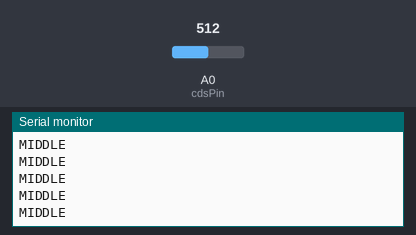
Simulated run of this sketch. Board: Arduino Uno, built with avr-gcc and run on an emulated ATmega328P. Shown: the last lines printed to the serial monitor. The test bench sets the inputs (shaded band); at power-on: A0 (cdsPin) = 512.

Above: at 1.2 s.
1.3 s: A0 (cdsPin) set to 686
4.3 s: A0 (cdsPin) set to 714
At 5.3 s:
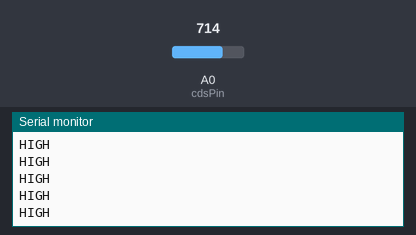
9.2 s: A0 (cdsPin) set to 312
At 9.8 s:
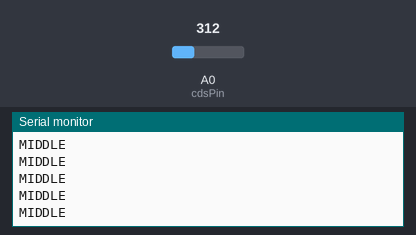
10.7 s: A0 (cdsPin) set to 289
At 11.5 s:
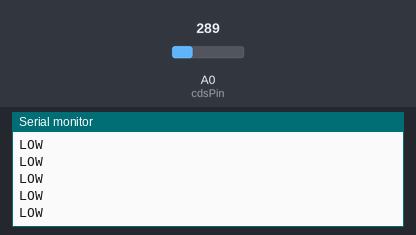

Measured:
- the behaviour switches between 699 and 700 on A0 (cdsPin) (found by bisection; images 0 and 1)
- the behaviour switches between 300 and 299 on A0 (cdsPin) (found by bisection; images 2 and 3)
- after the input at 4.3 s, the serial monitor: prints a new line at once (image 1)
- after the input at 9.2 s, the serial monitor: prints a new line at once (image 2)
- after the input at 10.7 s, the serial monitor: prints a new line at once (image 3)

The sketch:

ch09_1.ino
```cpp
int cdsPin = 0;
int cdsValue = 0;

void setup() {
  Serial.begin(9600);
}

void loop() {
  cdsValue = analogRead(cdsPin);

  if(cdsValue < 300){
    Serial.println("LOW");
  } else if(cdsValue < 700){
    Serial.println("MIDDLE");
  } else{
    Serial.println("HIGH");
  }
  delay(10);
}
```
